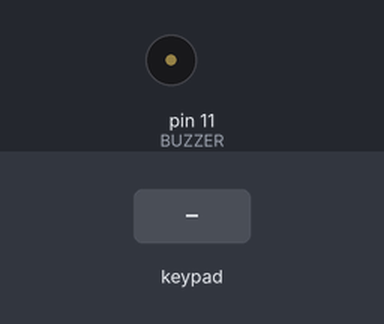
A sketch run on a simulated Arduino Uno, built with avr-gcc and run on an emulated ATmega328P. On the bench: buzzer (waves = sounding). Wiring (inferred from the signals the program sends): 4×4 keypad with keys 1 2 3 A 4 5 6 B 7 8 9 C * 0 # D (labels assumed): rows pin 2, pin 3, pin 4, pin 5; columns pin 6, pin 7, pin 8, pin 9. The inputs (shaded band) are chosen by the test bench.

Above: at 1.2 s.
1.3 s: keypad keys 1 2 3 4 pressed 0.4 s apart
At 1.82 s:
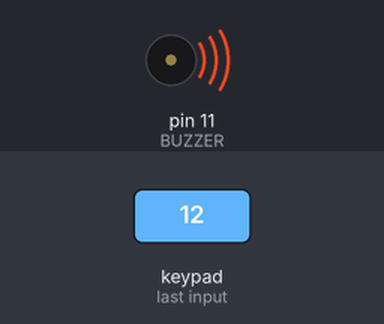
Timing chart, 0 to 4.3 s (numbered marks = the images above; inputs shaded):
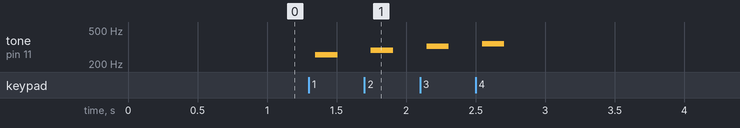

The sketch:

keypad.ino
```cpp
#include "keypad.h"

void initializeKeyboard(int pin_start) {
  for (int i = pin_start; i <= pin_start + 3; i++) {
    pinMode(i, INPUT);
  }

  for (int i = pin_start + 4; i <= pin_start + 7; i++) {
    pinMode(i, INPUT_PULLUP);
  }
}

void readKeyboard(int *keys, int pin_start) {
  int x, y = -1;
  int last_index = 0;
  for (int i = pin_start; i <= pin_start + 3; i++) {
    x = i - pin_start;
    pinMode(i, OUTPUT);
    digitalWrite(i, LOW);
    for (int j = pin_start + 4; j <= pin_start + 7; j++) {
      if (digitalRead(j) == LOW) {
        y = j - pin_start - 4;
        keys[last_index] = keyboard[x][y];
        last_index++;

        if (last_index >= MAX_KEYS) {
          pinMode(i, INPUT);
          break;
        }
      }
    }
    pinMode(i, INPUT);
  }
}
```

app.ino
```cpp
#include "notes.h"
#include "keypad.h"

#define MIN_INTERVAL 10
#define BUZZER 11
#define KEYBOARD_START 2

void setup() {
  pinMode(BUZZER, OUTPUT);
  initializeKeyboard(KEYBOARD_START);
}

bool sharp = false;
bool flat = false;
int octave = 0;
bool octave_up_pressed = false;
bool octave_down_pressed = false;

void loop() {
  int keys[MAX_KEYS] = {KEY_NULL, KEY_NULL};
  readKeyboard(keys, KEYBOARD_START);
  sharp = false;
  flat = false;
  bool _local_octave_up_pressed = false;
  bool _local_octave_down_pressed = false;
  for (int i = 0; i < MAX_KEYS; i++) {
    if (keys[i] == KEY_SHARP) {
      sharp = true;
      keys[i] = KEY_NULL;
    } else if (keys[i] == KEY_FLAT) {
      flat = true;
      keys[i] = KEY_NULL;
    } else if (keys[i] == KEY_OCTAVE_UP) {
      _local_octave_up_pressed = true;

      if (!octave_up_pressed)
        octave++;
      keys[i] = KEY_NULL;
    } else if (keys[i] == KEY_OCTAVE_DOWN) {
      _local_octave_down_pressed = true;

      if (!octave_down_pressed)
        octave--;
      keys[i] = KEY_NULL;
    }
  }

  if (octave_up_pressed && !_local_octave_up_pressed) {
    octave_up_pressed = false;
  } else if (!octave_up_pressed && _local_octave_up_pressed) {
    octave_up_pressed = true;
  }

  if (octave_down_pressed && !_local_octave_down_pressed) {
    octave_down_pressed = false;
  } else if (!octave_down_pressed && _local_octave_down_pressed) {
    octave_down_pressed = true;
  }

  for (int i = 0; i < MAX_KEYS; i++) {
    if (keys[i] != KEY_NULL) {
      int freq = octaveMove(keys[i], octave);

      if (sharp) {
        freq = noteSharp(freq);
      }
      if (flat) {
        freq = noteFlat(freq);
      }

      playNote(BUZZER, MIN_INTERVAL, freq);
    }
  }
}
```

notes.h
```cpp
#ifndef _NOTES_H
#define _NOTES_H
#define C 261
#define D 293
#define E 329
#define F 349
#define G 392
#define A 440
#define B 493
#define HALF_NOTE 1.059
#endif
```

notes.ino
```cpp
#include "notes.h"

void playNote(int pin, int len, int freq) {
  int my_len = (1 + (freq - 440) / 440.0) * len;
  unsigned long sleep_interval = 1000000 / freq / 2;
  for (int i = 0; i < my_len; i++) {
    digitalWrite(pin, HIGH);
    delayMicroseconds(sleep_interval);
    digitalWrite(pin, LOW);
    delayMicroseconds(sleep_interval);
  }
}

int octaveMove(int freq, int octaves) {
    return freq * pow(2, octaves);
}

int noteSharp(int freq) {
    return freq * HALF_NOTE;
}

int noteFlat(int freq) {
    return freq / HALF_NOTE;
}
```

keypad.h
```cpp
#include "notes.h"

#ifndef _KEYPAD_H
#define _KEYPAD_H
#define MAX_KEYS 2
#define KEY_NULL -100
#define KEY_SHARP -99
#define KEY_FLAT -98
#define KEY_OCTAVE_UP -97
#define KEY_OCTAVE_DOWN -96

int keyboard[4][4] = {
  {C, D, E, KEY_SHARP},
  {F, G, A, KEY_FLAT},
  {B, C * 2, D * 2, KEY_OCTAVE_UP},
  {E * 2, F * 2, G * 2, KEY_OCTAVE_DOWN},
};

#endif
```

Measured:
- after the input at 1.3 s, tone on pin 11 (BUZZER): plays 257 Hz for 0.16 s, 288 Hz for 0.16 s, 324 Hz for 0.16 s, 343 Hz for 0.16 s, starting after 0.05 s
